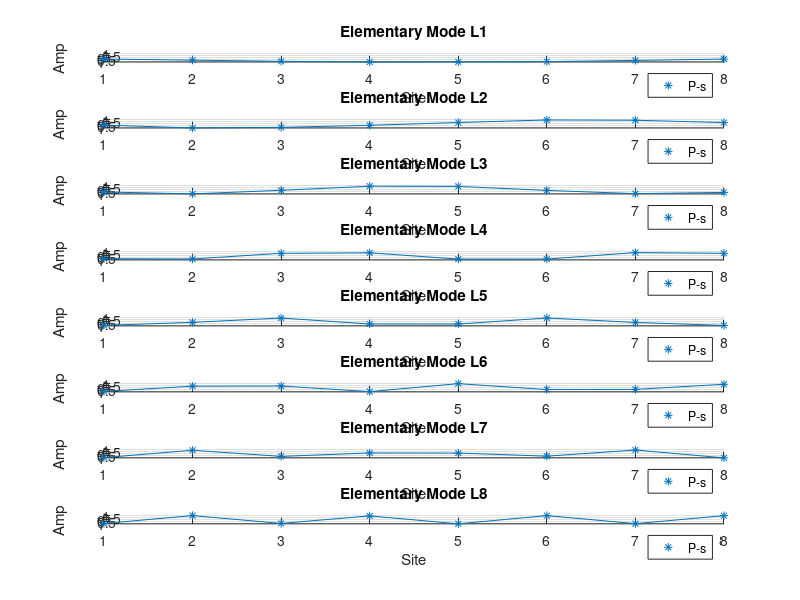

The MATLAB source for this figure:
%MATLAB-Homework Nr.7-1
%student name: LI JINGYI  Student Nr: r2295014 
clear all

% 8 by 8
n_pts = 8;

% Generate x
x = linspace(1, 8, 100) - 0.5;  % modify

% Create elementary modes
modes = zeros(n_pts, length(x));
for i = 1:n_pts
    if i == 1
        modes(i, :) = sin((pi/8) * x); % Half period
    else
        modes(i, :) = sin((pi/8 * i) * x);
    end
end

% Pick 8 from the modes
num_points = 8;
x_points = linspace(1, 8, num_points) - 0.5;  % Translate by 0.5 to the left

modes_points = zeros(n_pts, num_points);
for i = 1:n_pts
    modes_points(i, :) = interp1(x, modes(i, :), x_points);
end

% Add random to each point
amplitude = 0.1; % Range
modes_points = modes_points + amplitude * (2 * rand(size(modes_points)) - 1); % Random value between -1 and 1

% -1 ~ 1
modes_points(modes_points > 1) = 1;
modes_points(modes_points < -1) = -1;
% sign_points= sign(modes_points);

% Plot
figure;
for i = 1:n_pts
    subplot(n_pts, 1, i);
%     plot(x, modes(i, :), 'DisplayName', sprintf('L%d', i));  
    hold on;
    plot(x_points, modes_points(i, :), '*','color','#0072BD', 'DisplayName', 'P-s');
    plot(x_points, modes_points(i, :), '-','color', '#0072BD', 'HandleVisibility', 'off');
    hold off;
    set(gca, 'XLim', [0.5 7.5]);
    set(gca, 'YLim', [-1 1]);
    set(gca, 'XTick', x_points);
    set(gca, 'xticklabel',{ '1', '2','3', '4','5', '6','7','8'});
    xlabel('Site');
    ylabel('Amp');
    title(sprintf('Elementary Mode L%d', i));
    legend('show');
    grid on;
end



return